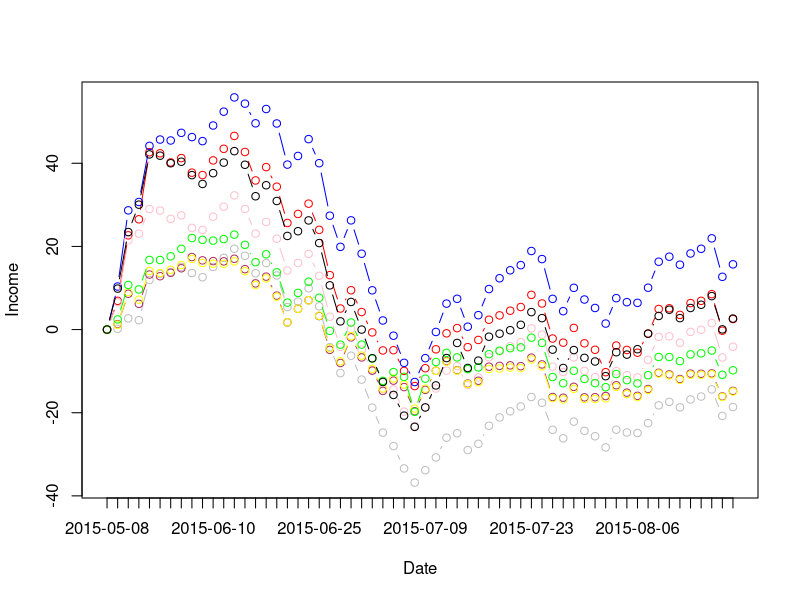

Generate this figure with R:
library(reshape)

i100 <- read.table("i100.csv", sep=',', header=TRUE, stringsAsFactors=FALSE)
i100$Date <- as.Date(i100$Date, "%Y/%m/%d")
i100 <- rename(i100, c(Close="i100_close", Net="i100_net"))

tj100 <- read.table("tj100.csv", sep=',', header=TRUE, stringsAsFactors=FALSE)
tj100$Date <- as.Date(tj100$Date, "%Y-%m-%d")
tj100 <- rename(tj100, c(Close="tj100_close", Net="tj100_net"))

hs300 <- read.table("hs300.csv", sep=',', header=TRUE, stringsAsFactors=FALSE)
hs300$Date <- as.Date(hs300$Date, "%Y-%m-%d")
hs300 <- rename(hs300, c(Net="hs300_net", Close="hs300_close"))

ss000001 <- read.table("ss000001.csv", sep=',', header=TRUE, stringsAsFactors=FALSE)
ss000001$Date <- as.Date(ss000001$Date, "%Y-%m-%d")
ss000001 <- rename(ss000001, c(Close="ss000001_close"))

candidate <- read.table("candidate_210004.csv", sep=',', header=TRUE, stringsAsFactors=FALSE)
candidate$Date <- as.Date(candidate$Date, "%Y-%m-%d")
candidate <- rename(candidate, c(Net="candidate_net"))


cmp_df <- merge(i100, tj100, by='Date')
cmp_df <- merge(cmp_df, hs300, by='Date')
cmp_df <- merge(cmp_df, ss000001, by='Date')
cmp_df <- merge(cmp_df, candidate, by='Date')

cmp_df <- na.omit(cmp_df)

cmp_df <- cmp_df[order(cmp_df$Date),]

start <- 1

cmp_df$i100_index_income <- (cmp_df$i100_close / cmp_df[start, 'i100_close'] - 1) * 100
cmp_df$i100_fund_income <- (cmp_df$i100_net /cmp_df[start, 'i100_net'] - 1) * 100
cmp_df$tj100_index_income <- (cmp_df$tj100_close / cmp_df[start, 'tj100_close'] - 1) * 100
cmp_df$tj100_fund_income <- (cmp_df$tj100_net / cmp_df[start, 'tj100_net'] - 1) * 100
cmp_df$hs300_index_income <-(cmp_df$hs300_close / cmp_df[start, 'hs300_close'] - 1) * 100
cmp_df$hs300_fund_income <- (cmp_df$hs300_net / cmp_df[start, 'hs300_net'] - 1) * 100
cmp_df$ss000001_index_income <- (cmp_df$ss000001_close / cmp_df[start, 'ss000001_close'] - 1) * 100
cmp_df$candidate_fun_income <- (cmp_df$candidate_net / cmp_df[start, 'candidate_net'] - 1) * 100


max4p <- max(cmp_df$i100_index_income, cmp_df$i100_fund_income, cmp_df$tj100_index_income, cmp_df$tj100_fund_income, cmp_df$hs300_index_income, cmp_df$hs300_fund_income, cmp_df$ss000001_index_income, cmp_df$candidate_fun_income)
min4p <- min(cmp_df$i100_index_income, cmp_df$i100_fund_income, cmp_df$tj100_index_income, cmp_df$tj100_fund_income, cmp_df$hs300_index_income, cmp_df$hs300_fund_income, cmp_df$ss000001_index_income, cmp_df$candidate_fun_income)

plot(cmp_df$i100_index_income, type='b', col='red', xaxt='n', xlab='Date', ylab='Income', ylim=c(min4p, max4p))
lines(cmp_df$tj100_index_income, type='b', col='blue')
lines(cmp_df$i100_fund_income, type='b', col='pink')
lines(cmp_df$tj100_fund_income, type='b', col='grey')
lines(cmp_df$hs300_index_income, type='b', col='maroon')
lines(cmp_df$hs300_fund_income, type='b', col='yellow')
lines(cmp_df$ss000001_index_income, type='b', col='green')
lines(cmp_df$candidate_fun_income, type='b', col='black')
axis(1, 1:length(cmp_df$Date), labels=cmp_df$Date)
